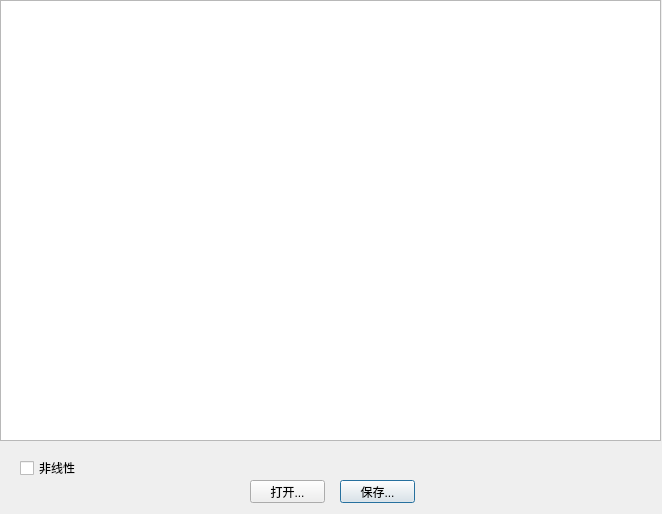
<?xml version="1.0" encoding="UTF-8"?>
<ui version="4.0">
 <class>Dialog</class>
 <widget class="QDialog" name="Dialog">
  <property name="geometry">
   <rect>
    <x>0</x>
    <y>0</y>
    <width>662</width>
    <height>514</height>
   </rect>
  </property>
  <property name="sizePolicy">
   <sizepolicy hsizetype="Fixed" vsizetype="Fixed">
    <horstretch>0</horstretch>
    <verstretch>0</verstretch>
   </sizepolicy>
  </property>
  <property name="minimumSize">
   <size>
    <width>662</width>
    <height>514</height>
   </size>
  </property>
  <property name="maximumSize">
   <size>
    <width>662</width>
    <height>514</height>
   </size>
  </property>
  <property name="windowTitle">
   <string>Dialog</string>
  </property>
  <widget class="QPushButton" name="pushButton">
   <property name="geometry">
    <rect>
     <x>340</x>
     <y>480</y>
     <width>75</width>
     <height>23</height>
    </rect>
   </property>
   <property name="text">
    <string>保存...</string>
   </property>
  </widget>
  <widget class="QTableWidget" name="tableWidget">
   <property name="geometry">
    <rect>
     <x>0</x>
     <y>0</y>
     <width>661</width>
     <height>441</height>
    </rect>
   </property>
  </widget>
  <widget class="QPushButton" name="pushButton_2">
   <property name="geometry">
    <rect>
     <x>250</x>
     <y>480</y>
     <width>75</width>
     <height>23</height>
    </rect>
   </property>
   <property name="text">
    <string>打开...</string>
   </property>
  </widget>
  <widget class="QCheckBox" name="NoLinerCheckBox">
   <property name="geometry">
    <rect>
     <x>20</x>
     <y>460</y>
     <width>71</width>
     <height>16</height>
    </rect>
   </property>
   <property name="text">
    <string>非线性</string>
   </property>
  </widget>
 </widget>
 <resources/>
 <connections/>
</ui>
